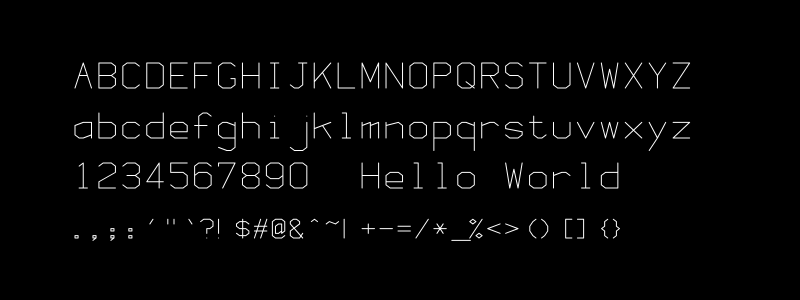
Frame 1 (no input)
Frame 2 (the mouse pressed at the canvas centre, redrawn once): identical to frame 1, image omitted

The p5.js sketch that drew this single still picture (run headless with seeded random() and noise() and a simulated clock; the mouse was pressed at the canvas centre and the sketch redrawn once):

// p5.js sketch
// ── sketch.js
// Monoline/monospace vector font from the Apple 410 Color Plotter 
// (Also sold as the Yokogawa YEW PL-1000, c.1983-1988)
// Extracted from the firmware ROM by Adam Mayer (@phooky)
// See: https://github.com/phooky/Apple-410 (MIT License)
// Ported to p5.js/json by Golan Levin, 12/2025
//
// See: "Pulling Teeth From a Corpse: Extracting the 
// Vector Font From the Apple 410 Color Plotter" by Adam Mayer
// https://www.nycresistor.com/2017/12/29/pulling-teeth-from-a-corpse-extracting-the-vector-font-from-the-apple-410-color-plotter/


function setup() {
  createCanvas(800, 300);
  pixelDensity(2); 
  noLoop();
}


function draw() {
  background('black');
  stroke('white'); 
  strokeJoin(ROUND); 
  strokeWeight(1); 
  noFill(); 

  let tx = 75; 
  let ty = 38; 
  let tsz = 25; // size
  let tsp = 1.45; // spacing
  
  drawString("ABCDEFGHIJKLMNOPQRSTUVWXYZ", tx,ty+=50, tsz,tsp);
  drawString("abcdefghijklmnopqrstuvwxyz", tx,ty+=50, tsz,tsp); 
  drawString("1234567890  Hello World",    tx,ty+=50, tsz,tsp);  
  drawString(".,;:'\"`?!$#@&^~|+-=/*_%<>()[]{}", tx,ty+=50, tsz*0.75,tsp);  
}


// -----------------------------------------
//  Extract glyph data
function getGlyph(ch) {
  const code = "0x" + ch.charCodeAt(0).toString(16).padStart(2, "0");
  return apple410font[code];
}


// -----------------------------------------
// Render a single glyph
// gx,gy: baseline position in pixels
// size: desired cap height in pixels
function drawGlyph(ch, gx, gy, size) {
  const glyph = getGlyph(ch);
  if (!glyph || !glyph.strokes) return;

  const sca = size / APPLE410_CAPH;
  for (let aStroke of glyph.strokes) {
    if (!aStroke.length) continue;
    beginShape();
    for (let pt of aStroke) {
      const [px, py] = pt;
      const sx = gx + (px - APPLE410_L) * sca;
      const sy = gy + (py - APPLE410_YBASE) * sca;
      vertex(sx, sy);
    }
    endShape();
  }
}


// -----------------------------------------
// Draw a string
// str: text to draw
// x,y: baseline of first character in pixels
// size: cap height in pixels
// spacing: extra spacing factor (1.0 = tight, 1.1 = slight gap)
// lineHeight: multiplier for vertical distance between lines
function drawString(str, x, y, size, spacing = 1.1, lineHeight = 1.3) {
  const sca = size / APPLE410_CAPH;
  const advancePx = APPLE410_W * sca * spacing;

  let cx = x;
  let cy = y;
  for (let i = 0; i < str.length; i++) {
    const ch = str[i];
    if (ch === "\n") {
      cy += size * lineHeight;
      cx = x;
      continue;
    }
    drawGlyph(ch, cx, cy, size);
    cx += advancePx;
  }
}


// -----------------------------------------
// Global Apple-410 geometry constants (from the extracted data)
const APPLE410_L        = 25;   // left margin in font units
const APPLE410_R        = 553;  // typical right extent in font units
const APPLE410_YBASE    = 825;  // baseline of most letters
const APPLE410_YCAPTOP  = 25;   // top of caps
const APPLE410_CAPH     = APPLE410_YBASE - APPLE410_YCAPTOP; // ~800
const APPLE410_W        = APPLE410_R - APPLE410_L; // ~528

const apple410font = {
  "0x20":{"char":" ","strokes":[]},
  "0x21":{"char":"!","strokes":[[[25,25],[25,625]],[[25,825],[25,825]]]},
  "0x22":{"char":"\"","strokes":[[[157,25],[157,225]],[[421,25],[421,225]]]},
  "0x23":{"char":"#","strokes":[[[25,825],[289,25]],[[553,25],[289,825]],[[553,525],[25,525]],[[25,325],[553,325]]]},
  "0x24":{"char":"$","strokes":[[[25,625],[157,725],[421,725],[553,625],[553,525],[421,425],[157,425],[25,325],[25,225],[157,125],[421,125],[553,225]],[[289,25],[289,825]]]},
  "0x25":{"char":"%","strokes":[[[289,125],[157,25],[25,125],[157,225],[289,125]],[[553,25],[25,825]],[[289,725],[421,825],[553,725],[421,625],[289,725]]]},
  "0x26":{"char":"&","strokes":[[[553,625],[421,825],[157,825],[25,725],[25,525],[421,225],[421,125],[289,25],[157,25],[25,125],[25,225],[553,825]]]},
  "0x27":{"char":"'","strokes":[[[289,25],[157,225]]]},
  "0x28":{"char":"(","strokes":[[[553,25],[421,125],[289,325],[289,525],[421,725],[553,825]]]},
  "0x29":{"char":")","strokes":[[[25,25],[157,125],[289,325],[289,525],[157,725],[25,825]]]},
  "0x2a":{"char":"*","strokes":[[[25,425],[553,425],[289,425],[421,225],[157,625],[289,425],[157,225],[421,625]]]},
  "0x2b":{"char":"+","strokes":[[[25,425],[553,425],[289,425],[289,225],[289,625]]]},
  "0x2c":{"char":",","strokes":[[[157,825],[25,825],[25,725],[157,725],[157,825],[25,925]]]},
  "0x2d":{"char":"-","strokes":[[[25,425],[553,425]]]},
  "0x2e":{"char":".","strokes":[[[25,825],[25,725],[157,725],[157,825],[25,825]]]},
  "0x2f":{"char":"/","strokes":[[[25,825],[553,25]]]},
  "0x30":{"char":"0","strokes":[[[157,825],[25,725],[25,125],[157,25],[421,25],[553,125],[553,725],[421,825],[157,825]]]},
  "0x31":{"char":"1","strokes":[[[157,125],[289,25],[289,825],[157,825],[421,825]]]},
  "0x32":{"char":"2","strokes":[[[25,125],[157,25],[421,25],[553,125],[553,325],[25,625],[25,825],[553,825]]]},
  "0x33":{"char":"3","strokes":[[[25,125],[157,25],[421,25],[553,125],[553,325],[421,425],[157,425],[421,425],[553,525],[553,725],[421,825],[157,825],[25,725]]]},
  "0x34":{"char":"4","strokes":[[[421,825],[421,25],[25,625],[553,625]]]},
  "0x35":{"char":"5","strokes":[[[25,725],[157,825],[421,825],[553,725],[553,425],[421,325],[25,325],[25,25],[553,25]]]},
  "0x36":{"char":"6","strokes":[[[25,425],[157,325],[421,325],[553,425],[553,725],[421,825],[157,825],[25,725],[25,125],[157,25],[421,25],[553,125]]]},
  "0x37":{"char":"7","strokes":[[[25,125],[25,25],[553,25],[157,825]]]},
  "0x38":{"char":"8","strokes":[[[157,425],[25,325],[25,125],[157,25],[421,25],[553,125],[553,325],[421,425],[157,425],[25,525],[25,725],[157,825],[421,825],[553,725],[553,525],[421,425]]]},
  "0x39":{"char":"9","strokes":[[[25,725],[157,825],[421,825],[553,725],[553,125],[421,25],[157,25],[25,125],[25,425],[157,525],[421,525],[553,425]]]},
  "0x3a":{"char":":","strokes":[[[25,525],[157,525],[157,425],[25,425],[25,525]],[[25,725],[25,825],[157,825],[157,725],[25,725]]]},
  "0x3b":{"char":";","strokes":[[[25,525],[157,525],[157,425],[25,425],[25,525]],[[157,825],[25,825],[25,725],[157,725],[157,825],[25,925]]]},
  "0x3c":{"char":"<","strokes":[[[553,225],[25,425],[553,625]]]},
  "0x3d":{"char":"=","strokes":[[[25,325],[553,325]],[[25,525],[553,525]]]},
  "0x3e":{"char":">","strokes":[[[25,225],[553,425],[25,625]]]},
  "0x3f":{"char":"?","strokes":[[[25,125],[157,25],[421,25],[553,125],[553,325],[421,425],[289,425],[289,625]],[[289,825],[289,825]]]},
  "0x40":{"char":"@","strokes":[[[421,525],[289,625],[157,625],[157,325],[289,225],[421,225],[421,625],[553,525],[553,125],[421,25],[157,25],[25,125],[25,725],[157,825],[421,825],[553,725]]]},
  "0x41":{"char":"A","strokes":[[[25,825],[289,25],[421,425],[157,425],[421,425],[553,825]]]},
  "0x42":{"char":"B","strokes":[[[25,825],[25,25],[421,25],[553,125],[553,325],[421,425],[25,425],[421,425],[553,525],[553,725],[421,825],[25,825]]]},
  "0x43":{"char":"C","strokes":[[[553,125],[421,25],[157,25],[25,125],[25,725],[157,825],[421,825],[553,725]]]},
  "0x44":{"char":"D","strokes":[[[25,825],[25,25],[421,25],[553,125],[553,725],[421,825],[25,825]]]},
  "0x45":{"char":"E","strokes":[[[553,25],[25,25],[25,425],[421,425],[25,425],[25,825],[553,825]]]},
  "0x46":{"char":"F","strokes":[[[25,825],[25,425],[421,425],[25,425],[25,25],[553,25]]]},
  "0x47":{"char":"G","strokes":[[[421,525],[553,525],[553,725],[421,825],[157,825],[25,725],[25,125],[157,25],[421,25],[553,125]]]},
  "0x48":{"char":"H","strokes":[[[25,825],[25,25],[25,425],[553,425],[553,25],[553,825]]]},
  "0x49":{"char":"I","strokes":[[[157,825],[421,825],[289,825],[289,25],[157,25],[421,25]]]},
  "0x4a":{"char":"J","strokes":[[[25,725],[157,825],[289,825],[421,725],[421,25],[289,25],[553,25]]]},
  "0x4b":{"char":"K","strokes":[[[25,25],[25,825],[25,625],[553,25],[289,325],[553,825]]]},
  "0x4c":{"char":"L","strokes":[[[25,25],[25,825],[553,825]]]},
  "0x4d":{"char":"M","strokes":[[[25,825],[25,25],[289,625],[553,25],[553,825]]]},
  "0x4e":{"char":"N","strokes":[[[25,825],[25,25],[553,825],[553,25]]]},
  "0x4f":{"char":"O","strokes":[[[157,825],[25,725],[25,125],[157,25],[421,25],[553,125],[553,725],[421,825],[157,825]]]},
  "0x50":{"char":"P","strokes":[[[25,825],[25,25],[421,25],[553,125],[553,325],[421,425],[25,425]]]},
  "0x51":{"char":"Q","strokes":[[[157,825],[25,725],[25,125],[157,25],[421,25],[553,125],[553,725],[421,825],[157,825]],[[289,625],[553,825]]]},
  "0x52":{"char":"R","strokes":[[[25,825],[25,25],[421,25],[553,125],[553,325],[421,425],[25,425],[289,425],[553,825]]]},
  "0x53":{"char":"S","strokes":[[[25,725],[157,825],[421,825],[553,725],[553,525],[421,425],[157,425],[25,325],[25,125],[157,25],[421,25],[553,125]]]},
  "0x54":{"char":"T","strokes":[[[25,25],[553,25],[289,25],[289,825]]]},
  "0x55":{"char":"U","strokes":[[[25,25],[25,725],[157,825],[421,825],[553,725],[553,25]]]},
  "0x56":{"char":"V","strokes":[[[25,25],[289,825],[553,25]]]},
  "0x57":{"char":"W","strokes":[[[25,25],[157,825],[289,225],[421,825],[553,25]]]},
  "0x58":{"char":"X","strokes":[[[25,825],[553,25],[289,425],[25,25],[553,825]]]},
  "0x59":{"char":"Y","strokes":[[[25,25],[289,425],[553,25],[289,425],[289,825]]]},
  "0x5a":{"char":"Z","strokes":[[[25,25],[553,25],[25,825],[553,825]]]},
  "0x5b":{"char":"[","strokes":[[[553,25],[289,25],[289,825],[553,825]]]},
  "0x5c":{"char":"\\","strokes":[[[25,25],[553,825]]]},
  "0x5d":{"char":"]","strokes":[[[25,825],[289,825],[289,25],[25,25]]]},
  "0x5e":{"char":"^","strokes":[[[157,125],[289,25],[421,125]]]},
  "0x5f":{"char":"_","strokes":[[[25,925],[817,925]]]},
  "0x60":{"char":"`","strokes":[[[289,25],[421,225]]]},
  "0x61":{"char":"a","strokes":[[[553,725],[289,825],[157,825],[25,725],[25,425],[289,325],[553,325],[553,825]]]},
  "0x62":{"char":"b","strokes":[[[25,25],[25,825],[421,825],[553,725],[553,425],[421,325],[25,325]]]},
  "0x63":{"char":"c","strokes":[[[553,425],[421,325],[157,325],[25,425],[25,725],[157,825],[421,825],[553,725]]]},
  "0x64":{"char":"d","strokes":[[[553,25],[553,825],[157,825],[25,725],[25,425],[157,325],[553,325]]]},
  "0x65":{"char":"e","strokes":[[[25,625],[553,625],[553,425],[421,325],[157,325],[25,425],[25,725],[157,825],[553,825]]]},
  "0x66":{"char":"f","strokes":[[[157,825],[157,425],[25,425],[421,425],[157,425],[157,125],[289,25],[421,25],[553,125]]]},
  "0x67":{"char":"g","strokes":[[[25,1125],[289,1225],[421,1225],[553,1125],[553,325],[553,425],[289,325],[157,325],[25,425],[25,725],[157,825],[553,825]]]},
  "0x68":{"char":"h","strokes":[[[25,825],[25,25],[25,325],[421,325],[553,425],[553,825]]]},
  "0x69":{"char":"i","strokes":[[[289,125],[289,125]],[[157,325],[289,325],[289,825],[157,825],[421,825]]]},
  "0x6a":{"char":"j","strokes":[[[25,1125],[157,1225],[421,1225],[553,1125],[553,325]],[[553,125],[553,125]]]},
  "0x6b":{"char":"k","strokes":[[[25,25],[25,825],[25,525],[553,325],[289,425],[553,825]]]},
  "0x6c":{"char":"l","strokes":[[[157,25],[289,25],[289,825],[157,825],[421,825]]]},
  "0x6d":{"char":"m","strokes":[[[25,825],[25,325],[25,425],[289,325],[289,825],[289,425],[553,325],[553,825]]]},
  "0x6e":{"char":"n","strokes":[[[25,825],[25,325],[25,425],[421,325],[553,425],[553,825]]]},
  "0x6f":{"char":"o","strokes":[[[157,825],[25,725],[25,425],[157,325],[421,325],[553,425],[553,725],[421,825],[157,825]]]},
  "0x70":{"char":"p","strokes":[[[25,1225],[25,325],[421,325],[553,425],[553,725],[421,825],[25,825]]]},
  "0x71":{"char":"q","strokes":[[[553,1225],[553,325],[553,425],[289,325],[157,325],[25,425],[25,725],[157,825],[553,825]]]},
  "0x72":{"char":"r","strokes":[[[25,825],[25,325],[25,425],[289,325],[421,325],[553,425]]]},
  "0x73":{"char":"s","strokes":[[[25,725],[157,825],[421,825],[553,725],[553,625],[25,525],[25,425],[157,325],[421,325],[553,425]]]},
  "0x74":{"char":"t","strokes":[[[25,325],[421,325],[157,325],[157,125],[157,725],[289,825],[421,825],[553,725]]]},
  "0x75":{"char":"u","strokes":[[[25,325],[25,725],[157,825],[421,825],[553,725],[553,325]]]},
  "0x76":{"char":"v","strokes":[[[25,325],[289,825],[553,325]]]},
  "0x77":{"char":"w","strokes":[[[25,325],[157,825],[289,325],[421,825],[553,325]]]},
  "0x78":{"char":"x","strokes":[[[25,825],[553,325]],[[25,325],[553,825]]]},
  "0x79":{"char":"y","strokes":[[[25,1225],[289,825],[25,325],[289,825],[553,325]]]},
  "0x7a":{"char":"z","strokes":[[[25,325],[553,325],[25,825],[553,825]]]},
  "0x7b":{"char":"{","strokes":[[[553,25],[421,125],[421,325],[289,425],[421,525],[421,725],[553,825]]]},
  "0x7c":{"char":"|","strokes":[[[25,25],[25,825]]]},
  "0x7d":{"char":"}","strokes":[[[25,825],[157,725],[157,525],[289,425],[157,325],[157,125],[25,25]]]},
  "0x7e":{"char":"~","strokes":[[[25,225],[157,125],[421,225],[553,125]]]}
};
